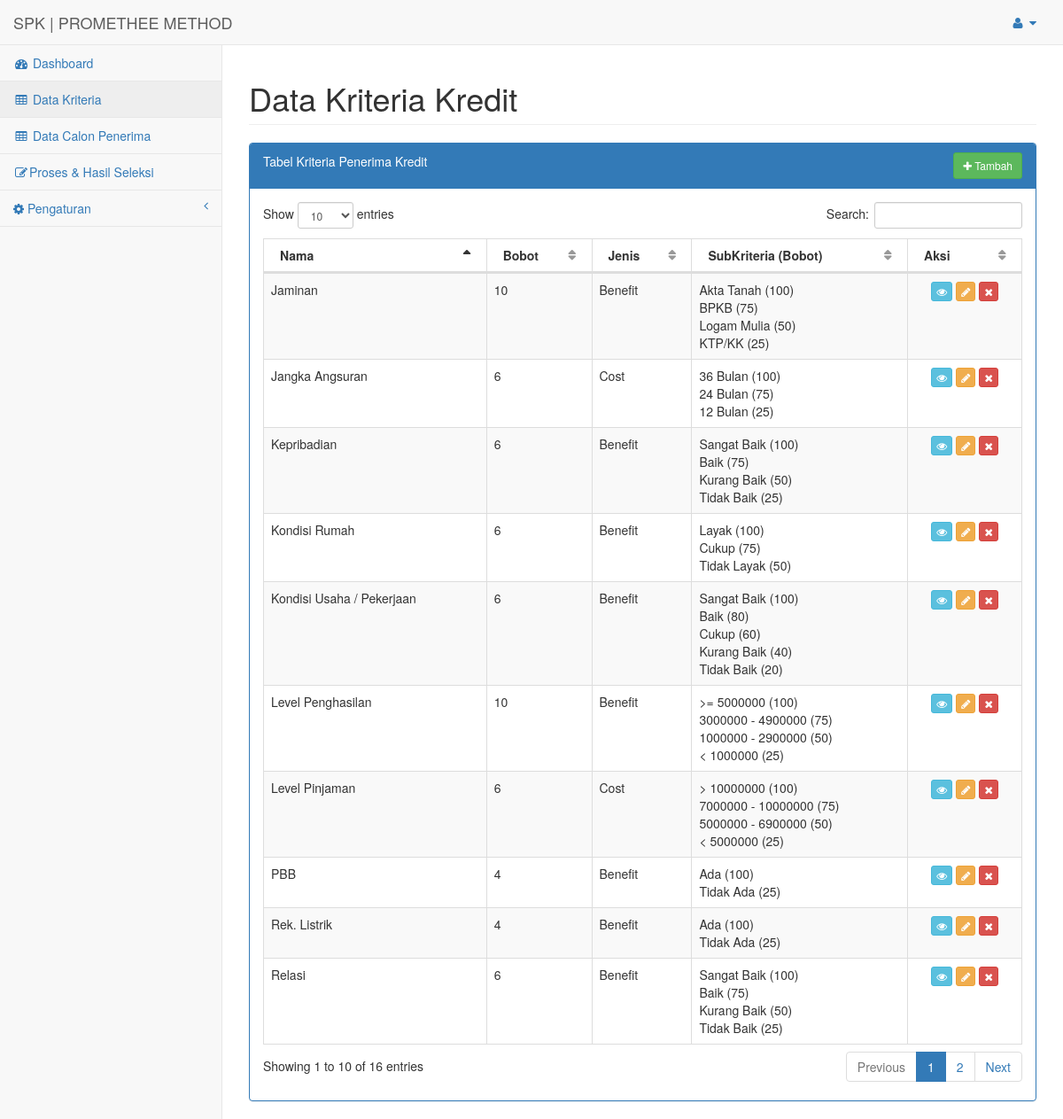
The app's page /index.php?url=data_kriteria (signed in) with its own data.
### tables this page shows
CREATE TABLE `subkriteria` (
  `id` int(11) NOT NULL,
  `kriteria_id` int(11) DEFAULT 0,
  `nama` varchar(50) DEFAULT '0',
  `bobot` double DEFAULT 0
);

CREATE TABLE `kriteria` (
  `id` int(11) NOT NULL,
  `nama` varchar(255) NOT NULL,
  `bobot` double NOT NULL,
  `jenis` varchar(50) NOT NULL
);

### config/routes.php (called while the page is built, shortened)
<?php
$include = [];
if(isset($_GET['url'])){
	switch ($_GET['url']) {
		case 'data_kriteria':
			$include[] = 'halaman/kriteria/index.php';
			break;
	}
}else{
	$include[] = 'halaman/dashboard.php';
}
?>

### config/kriteria/load_data.php (called while the page is built)
<?php
include 'config/koneksi.php';
$hasil = mysqli_query($koneksi, "SELECT kriteria.id, kriteria.nama, kriteria.bobot, kriteria.jenis, subkriteria.nama as nama_subkriteria , subkriteria.bobot as bobot_subkriteria, subkriteria.id as subkriteria_id FROM kriteria left join subkriteria on (kriteria.id=subkriteria.kriteria_id)");
while ($data = mysqli_fetch_assoc($hasil)) {
	$datas[$data['nama']][] = $data;
}
 ?>

### halaman/kriteria/index.php (the view)
<div id="page-wrapper">
    <div class="row">
        <div class="col-lg-12">
            <h1 class="page-header">Data Kriteria Kredit</h1>
        </div>
    </div>
    <div class="row">
        <div class="col-lg-12">
            <div class="panel panel-primary">
                <div class="panel-heading" style="padding-bottom: 20px">
                    <div>
                        Tabel Kriteria Penerima Kredit
                    <?php if ($_SESSION['level']=='superadmin'): ?>
                    <a href="index.php?url=data_kriteria_tambah" class="btn btn-sm btn-success" style="float: right;"><i class="fa fa-plus"></i> Tambah
                    </a>
                    <?php endif ?>
                    </div>
                </div>
                <div class="panel-body">
                    <div class="dataTable_wrapper">
                        <table width="100%" class="table table-striped table-bordered table-hover" id="dataTables-example">
                            <thead>
                                <tr>
                                    <th>Nama</th>
                                    <th>Bobot</th>
                                    <th>Jenis</th>
                                    <th>SubKriteria (Bobot)</th>
                                    <th>Aksi</th>
                                </tr>
                            </thead>
                            <tbody>
                            <?php if(isset($datas)): ?>
                                <?php foreach($datas as $data): ?>
                                <tr>
                                    <td><?php echo $data[0]['nama']; ?></td>
                                    <td><?php echo $data[0]['bobot']; ?></td>
                                    <td><?php echo $data[0]['jenis']; ?></td>
                                    <td>
                                        <?php foreach($data as $data_sub): ?>
                                        <?php if ($data_sub['nama_subkriteria'] != 'input'): ?>
                                              <?php echo $data_sub['nama_subkriteria'].' ('.$data_sub['bobot_subkriteria'].')'; ?>
                                        <?php else: ?>
                                            -
                                        <?php endif ?>
                                        <br>
                                        <?php   endforeach; ?>
                                    </td>
                                    <td align="center">
                                        <a href="index.php?url=data_kriteria_lihat&id=<?php echo $data[0]['id'] ?>" class="btn btn-xs btn-info" title="Lihat">
                                            <i class="fa fa-eye"></i>
                                        </a>
                                        <?php if ($_SESSION['level']=='superadmin'): ?>
                                        <a href="index.php?url=data_kriteria_ubah&id=<?php echo $data[0]['id'] ?>" class="btn btn-xs btn-warning" title="Ubah">
                                            <i class="fa fa-pencil"></i>
                                        </a>
                                        <a href="config/kriteria/proses_hapus.php?&id=<?php echo $data[0]['id'] ?>" class="btn btn-xs btn-danger" title="Hapus" onclick="return confirm('Apakah anda yakin ingin menghapus?')" >
                                            <i class="fa fa-remove"></i>
                                        </a>
                                        <?php endif ?>
                                    </td>
                                </tr>
                            <?php endforeach; ?>
                            <?php endif; ?>
                            </tbody>
                        </table>
                    </div>
                </div>
            </div>
        </div>
    </div>
</div>

### halaman/header.php (shortened to what this page needs)
<!DOCTYPE html>
<html lang="en">
<head>
    <link href="asset/bower_components/bootstrap/dist/css/bootstrap.min.css" rel="stylesheet">
    <link href="asset/bower_components/metisMenu/dist/metisMenu.min.css" rel="stylesheet">
    <link href="asset/bower_components/datatables-plugins/integration/bootstrap/3/dataTables.bootstrap.css" rel="stylesheet">
    <link href="asset/dist/css/sb-admin-2.css" rel="stylesheet">
    <link href="asset/bower_components/font-awesome/css/font-awesome.min.css" rel="stylesheet" type="text/css">
</head>
<body>
    <div id="wrapper">
        <nav class="navbar navbar-default navbar-static-top" role="navigation" style="margin-bottom: 0">
            <div class="navbar-header">
                <a class="navbar-brand" href="index.php?url=dashboard">SPK | PROMETHEE METHOD</a>
            </div>
            <ul class="nav navbar-top-links navbar-right">
                <li class="dropdown">
                    <a class="dropdown-toggle" data-toggle="dropdown" href="#">
                        <i class="fa fa-user fa-fw"></i>  <i class="fa fa-caret-down"></i>
                    </a>
                </li>
            </ul
            <div class="navbar-default sidebar" role="navigation">
                <div class="sidebar-nav navbar-collapse">
                    <ul class="nav" id="side-menu">
                        <li>
                            <a href="index.php?url=dashboard"><i class="fa fa-dashboard fa-fw"></i> Dashboard</a>
                        </li>
                        <li>
                            <a href="index.php?url=data_kriteria"><i class="fa fa-table fa-fw"></i> Data Kriteria</a>
                        </li>
                        <li>
                            <a href="index.php?url=data_calon"><i class="fa fa-table fa-fw"></i> Data Calon Penerima</a>
                        </li>
                        <li>
                            <a href="index.php?url=proses_seleksi"><i class="fa fa-edit fa-fw"></i>Proses & Hasil Seleksi</a>
                        </li>
                        <?php if ($_SESSION['level']=='superadmin'): ?>
                        <li>
                            <a href="#"><i class="fa fa-gear"></i> Pengaturan<span class="fa arrow"></span></a>
                        </li>
                        <?php endif ?>
                    </ul>
                </div>
            </div>
        </nav>

### index.php (shortened to what this page needs)
<?php
include 'config/routes.php';
 include 'halaman/header.php';
foreach ($req as $key => $value) {
	require_once $value;
}
foreach ($include as $key => $value) {
	require_once $value;
}
include 'halaman/footer.php';
?>

### halaman/footer.php (shortened to what this page needs)
    </div>
</body>
</html>

### records on screen
subkriteria: kriteria.nama "Jaminan", kriteria.bobot "10", kriteria.jenis "Benefit", nama "Akta Tanah", bobot "100"
subkriteria: nama "BPKB", bobot "75"
subkriteria: nama "Logam Mulia", bobot "50"
subkriteria: nama "KTP/KK", bobot "25"
subkriteria: kriteria.nama "Level Penghasilan", kriteria.bobot "10", kriteria.jenis "Benefit", nama ">= 5000000", bobot "100"
subkriteria: nama "3000000 - 4900000", bobot "75"
subkriteria: nama "1000000 - 2900000", bobot "50"
subkriteria: nama "< 1000000", bobot "25"
subkriteria: kriteria.nama "Kepribadian", kriteria.bobot "6", kriteria.jenis "Benefit", nama "Sangat Baik", bobot "100"
subkriteria: nama "Baik", bobot "75"
subkriteria: nama "Kurang Baik", bobot "50"
subkriteria: nama "Tidak Baik", bobot "25"
subkriteria: kriteria.nama "Relasi", kriteria.bobot "6", kriteria.jenis "Benefit", nama "Sangat Baik", bobot "100"
subkriteria: nama "Baik", bobot "75"
subkriteria: nama "Kurang Baik", bobot "50"
subkriteria: nama "Tidak Baik", bobot "25"
subkriteria: kriteria.nama "Rek. Listrik", kriteria.bobot "4", kriteria.jenis "Benefit", nama "Ada", bobot "100"
subkriteria: nama "Tidak Ada", bobot "25"
subkriteria: kriteria.nama "PBB", kriteria.bobot "4", kriteria.jenis "Benefit", nama "Ada", bobot "100"
subkriteria: nama "Tidak Ada", bobot "25"
subkriteria: kriteria.nama "Jangka Angsuran", kriteria.bobot "6", kriteria.jenis "Cost", nama "36 Bulan", bobot "100"
subkriteria: nama "24 Bulan", bobot "75"
subkriteria: nama "12 Bulan", bobot "25"
subkriteria: kriteria.nama "Level Pinjaman", kriteria.bobot "6", kriteria.jenis "Cost", nama "> 10000000", bobot "100"
subkriteria: nama "7000000 - 10000000", bobot "75"
subkriteria: nama "5000000 - 6900000", bobot "50"
subkriteria: nama "< 5000000", bobot "25"
subkriteria: kriteria.nama "Kondisi Usaha / Pekerjaan", kriteria.bobot "6", kriteria.jenis "Benefit", nama "Sangat Baik", bobot "100"
subkriteria: nama "Baik", bobot "80"
subkriteria: nama "Cukup", bobot "60"
subkriteria: nama "Kurang Baik", bobot "40"
subkriteria: nama "Tidak Baik", bobot "20"
subkriteria: kriteria.nama "Kondisi Rumah", kriteria.bobot "6", kriteria.jenis "Benefit", nama "Layak", bobot "100"
subkriteria: nama "Cukup", bobot "75"
subkriteria: nama "Tidak Layak", bobot "50"
